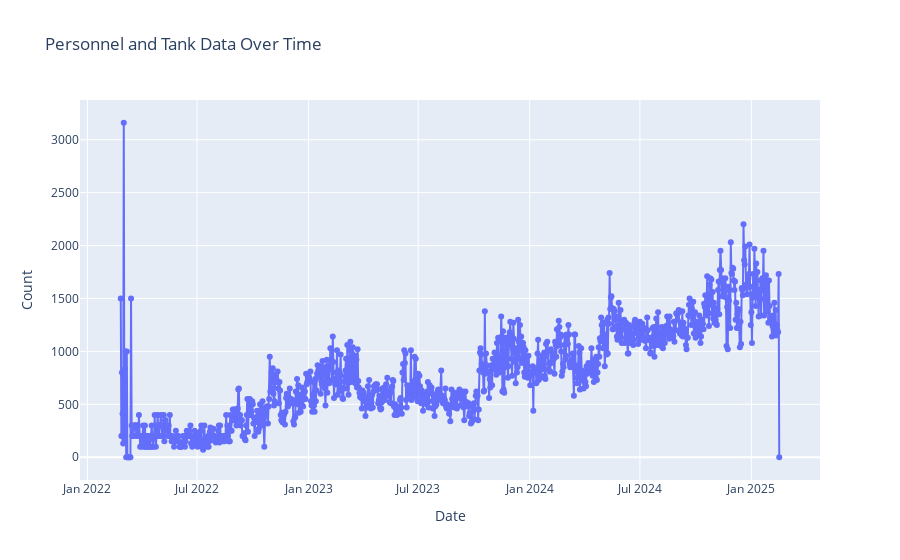

Notebook cell for this chart:
### Markdown cell above
# () scatter plot for personnel data

### Code cell
# Create a new figure
fig = go.Figure()

# Add a scatter plot for personnel data
fig.add_trace(go.Scatter(x=personnel_data['date'], y=personnel_data['daily_personnel_change'],
                         mode='lines+markers',
                         name='Personnel'))

# Check if 'tank' column exists in equipment_data before plotting
if 'tank' in equipment_data.columns:
    # Add a scatter plot for tank data
    fig.add_trace(go.Scatter(x=equipment_data['date'], y=equipment_data['tank'],
                             mode='lines+markers',
                             name='Tanks'))

# Update layout
fig.update_layout(title='Personnel and Tank Data Over Time',
                  xaxis_title='Date',
                  yaxis_title='Count',
                  legend_title='Legend')

# Show the plot
fig.show()

### Figure 1 — Plotly figure (JSON) as saved in the notebook; plotly's stock layout.template omitted (floating-point values rounded to 4 significant figures; data arrays with more than 128 entries replaced by an {"elided": "..."} marker saying what was removed)
{"data": [{"mode": "lines+markers", "name": "Personnel", "type": "scatter", "x": {"elided": "1088 str values"}, "y": {"elided": "1088 int values"}}], "layout": {"legend": {"title": {"text": "Legend"}}, "title": {"text": "Personnel and Tank Data Over Time"}, "xaxis": {"title": {"text": "Date"}}, "yaxis": {"title": {"text": "Count"}}}}
